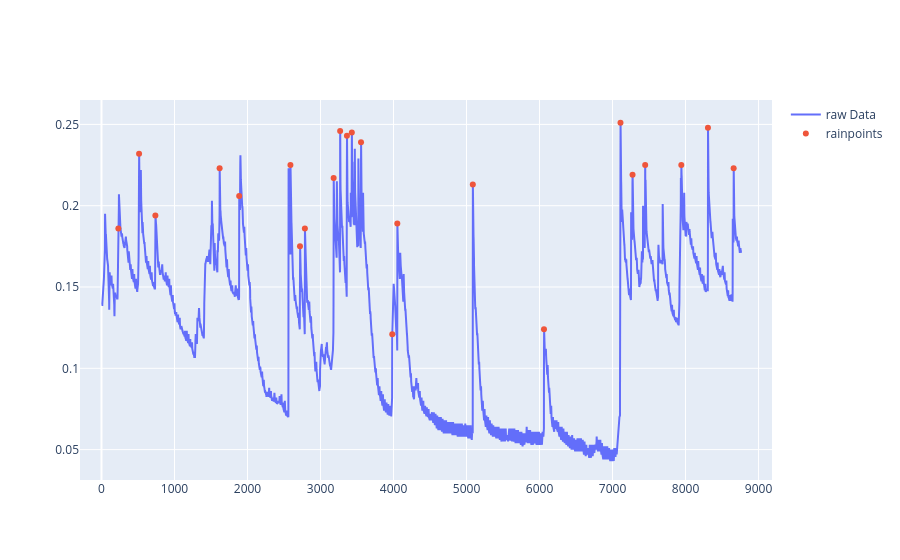
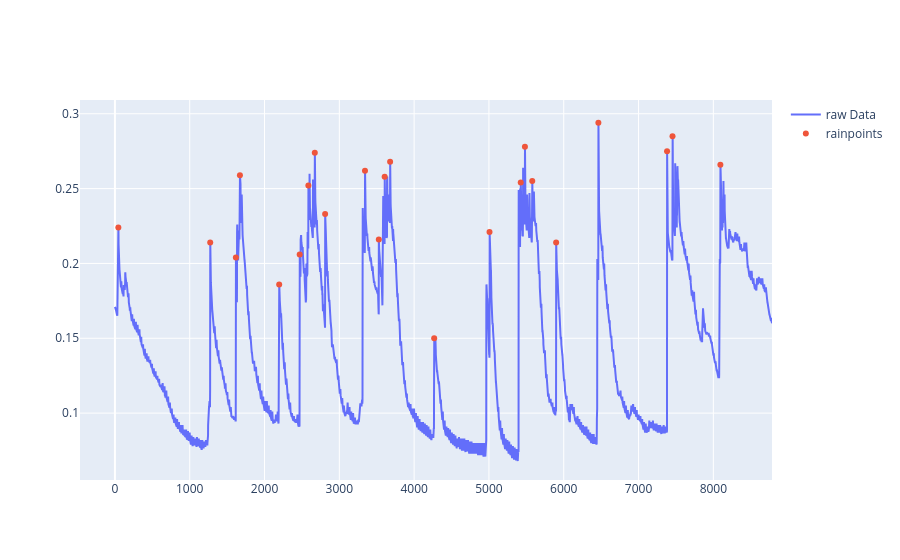

Notebook source saved alongside these figures, in order:
### Code cell
%matplotlib inline
years = [str(item) for item in range(2015, 2022)]

for i in years:
    q,a=findPeaks(df_soil[i].SWC_5)
    fig=go.Figure()
    fig.add_trace(go.Scatter(x=list(range(1,len(df_soil)+1)),y=df_soil[i].SWC_5, mode='lines', name='raw Data'))
    fig.add_trace(go.Scatter(x=q,y=a, mode='markers', name='rainpoints'))
    fig.show()

### Figure 1 — Plotly figure (JSON) as saved in the notebook; plotly's stock layout.template omitted (floating-point values rounded to 4 significant figures; data arrays with more than 128 entries replaced by an {"elided": "..."} marker saying what was removed)
{"data": [{"mode": "lines", "name": "raw Data", "type": "scatter", "x": {"elided": "59161 int values"}, "y": {"elided": "8760 float values"}}, {"mode": "markers", "name": "rainpoints", "type": "scatter", "x": [231, 515, 738, 1618, 1886, 2588, 2719, 2786, 3180, 3269, 3362, 3429, 3555, 3983, 4052, 5086, 6061, 7109, 7274, 7447, 7942, 8307, 8659], "y": [0.186, 0.232, 0.194, 0.223, 0.206, 0.225, 0.175, 0.186, 0.217, 0.246, 0.243, 0.245, 0.239, 0.121, 0.189, 0.213, 0.124, 0.251, 0.219, 0.225, 0.225, 0.248, 0.223]}], "layout": {}}

### Figure 2 — Plotly figure (JSON) as saved in the notebook; plotly's stock layout.template omitted (floating-point values rounded to 4 significant figures; data arrays with more than 128 entries replaced by an {"elided": "..."} marker saying what was removed)
{"data": [{"mode": "lines", "name": "raw Data", "type": "scatter", "x": {"elided": "59161 int values"}, "y": {"elided": "8784 float values"}}, {"mode": "markers", "name": "rainpoints", "type": "scatter", "x": [46, 1274, 1617, 1671, 2196, 2470, 2586, 2672, 2810, 3343, 3528, 3606, 3679, 4268, 5008, 5425, 5481, 5579, 5898, 6463, 7381, 7454, 8094], "y": [0.224, 0.214, 0.204, 0.259, 0.186, 0.206, 0.252, 0.274, 0.233, 0.262, 0.216, 0.258, 0.268, 0.15, 0.221, 0.254, 0.278, 0.255, 0.214, 0.294, 0.275, 0.285, 0.266]}], "layout": {}}
